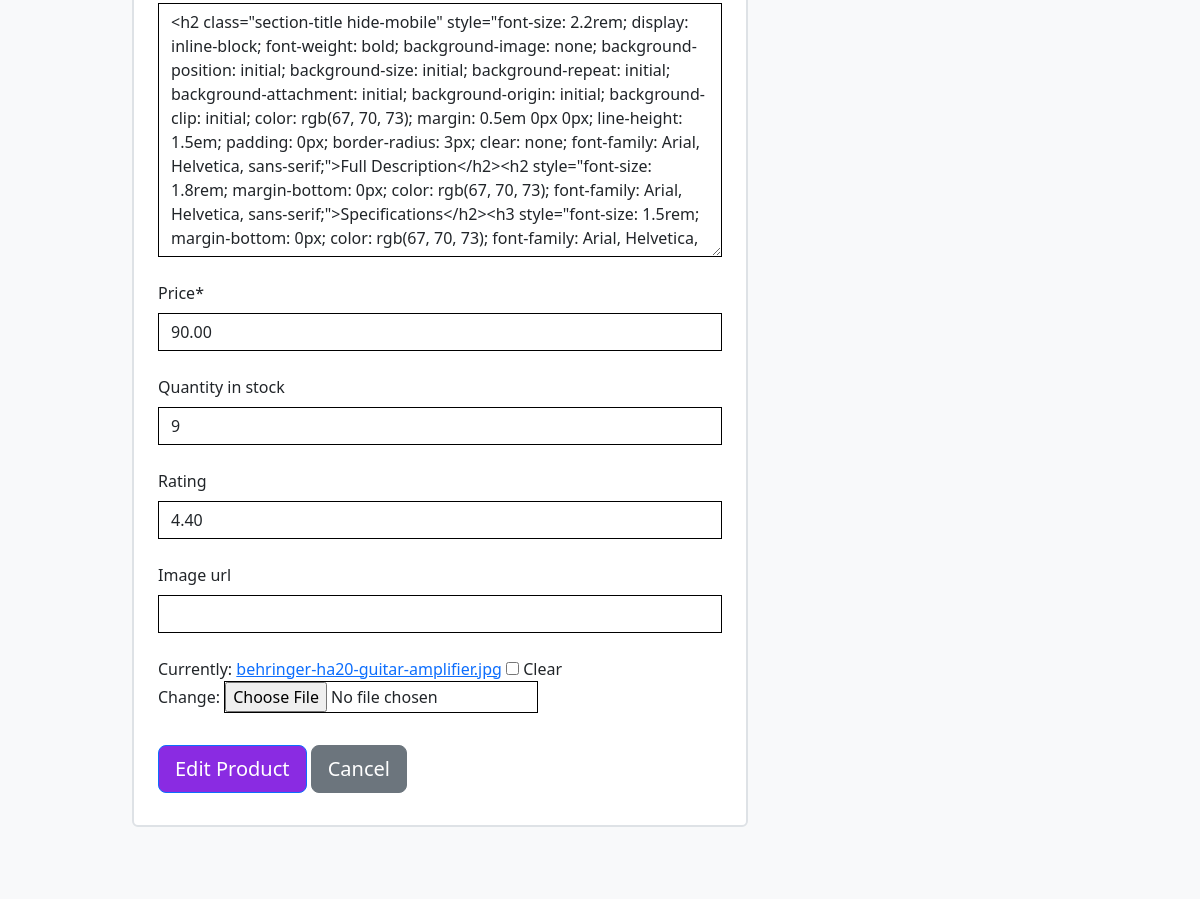
Before: /products/edit/25/ (signed in, middle part) with the older database file.
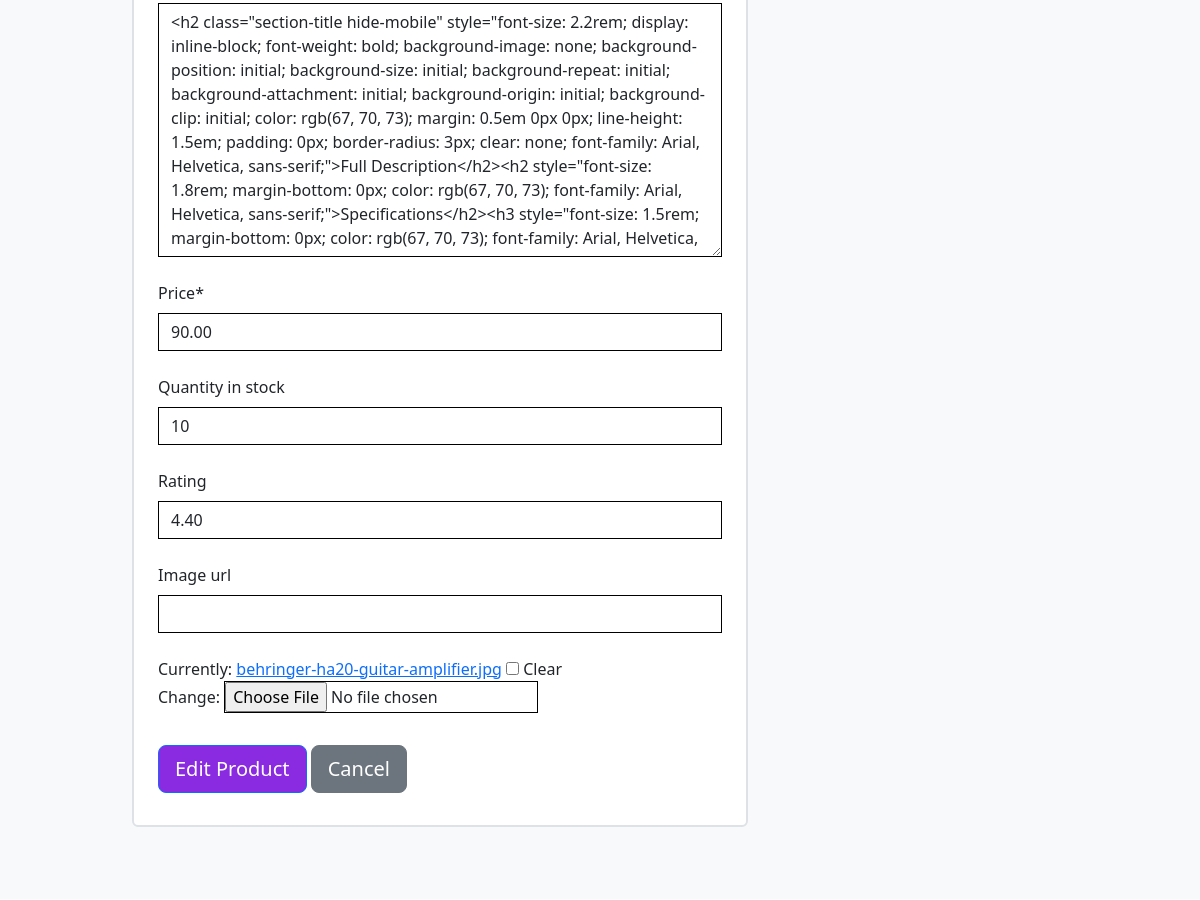
After: the same page with the newer database file.
### products/models.py (models this page shows, shortened)
class Product(models.Model):
    id = models.AutoField(primary_key=True)
    category = models.ForeignKey('Category', null=True, blank=True, on_delete=models.SET_NULL)
    sku = models.CharField(max_length=255, blank=True, null=True)
    name = models.CharField(max_length=255)
    product_type = models.CharField(max_length=255, blank=True, null=True)
    product_color = models.CharField(max_length=255, blank=True, null=True)
    product_material = models.CharField(max_length=255, blank=True, null=True)
    product_brand = models.CharField(max_length=255, blank=True, null=True)
    short_description = models.TextField(blank=True, null=True)
    description = models.TextField()
    price = models.DecimalField(max_digits=8, decimal_places=2)
    quantity_in_stock = models.IntegerField(blank=True, null=True)
    rating = models.DecimalField(max_digits=3, decimal_places=2, blank=True, null=True)
    image_url = models.URLField(max_length=1024, blank=True, null=True)
    image = models.ImageField(blank=True, null=True)
    class Meta:
        ordering = ('name',)
        verbose_name = 'product'
        verbose_name_plural = 'products'

### products/views.py (the view)
# urls.py: path("edit/<int:product_id>/", views.edit_product, name="edit_product"),
@login_required
def edit_product(request, product_id):
    if not request.user.is_superuser:
        messages.error(request, 'Sorry, only store owners can do that.')
        return redirect(reverse('products'))
    product = get_object_or_404(Product, pk=product_id)
    if request.method == 'POST':
        form = ProductForm(request.POST, request.FILES, instance=product)
        if form.is_valid():
            form.save()
            messages.success(request, f'Successfully updated {product.name}!')
            return redirect(reverse('product_detail', args=[product.id]))
        else:
            messages.error(request, 'Failed to update product. Please ensure the form is valid.')
    else:
        form = ProductForm(instance=product)
        messages.info(request, f'You are editing {product.name}')
    template = 'products/edit_product.html'
    context = {
        'form': form,
        'product': product,
    }
    return render(request, template, context)

### products/forms.py
class ProductForm(forms.ModelForm):
    class Meta:
        model = Product
        fields = '__all__'
        exclude = ('slug',)
    def __init__(self, *args, **kwargs):
        super().__init__(*args, **kwargs)
        categories = Category.objects.all()
        friendly_names = [(c.id, c.get_friendly_name()) for c in categories]
        self.fields['category'].choices = friendly_names
        for field_name, field in self.fields.items():
            field.widget.attrs['class'] = 'border-black rounded-0 mb-4'

### products/models.py (called while the page is built)
    def get_friendly_name(self):
        return self.friendly_name

### products/templates/products/edit_product.html (shortened to what this page needs)
{% extends 'base.html' %}
{% load static %}
{% load custom_filters %}
{% load crispy_forms_tags %}
{% block content %}
<section class="bg-light py-4">
    <div class="container">
        <div class="row">
            <div class="col-lg-8 mb-4">
                <div class="card mb-4 border border-2 shadow-0">
                    <div class="p-4 d-flex justify-content-between" style="flex-direction: column;">
                        <form action="{% url 'edit_product' product.id %}" method="POST" class="form mb-2"
                            enctype="multipart/form-data">
                            {% for field in form %}
                                {% if field.name != 'image' %}
                                    {{ field | as_crispy_field }}
                                {% else %}
                                    {{ field }}
                                {% endif %}
                            {% endfor %}
                            <div class="text-right">
                                <button type="submit" class="btn btn-primary btn-lg mt-2"
                                    style="background-color: blueviolet;">Edit Product</button>
                                <a href="{% url 'products' %}" class="btn btn-secondary btn-lg mt-2">Cancel</a>
                            </div>
                        </form>
                    </div>
                </div>
            </div>
        </div>
    </div>
</section>
{% endblock %}

Changed rows visible on the page:
changed Product: quantity_in_stock "9" → "10"
